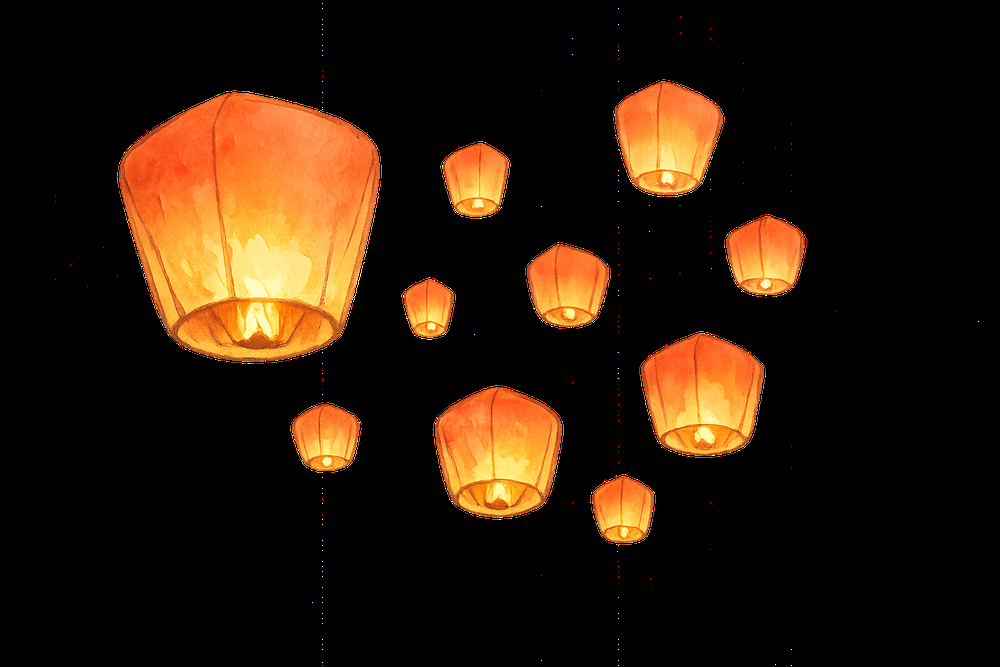
#> input picture src/data/lantern.png, 1000 x 667 px, shrunk from 1536 x 1024 before the run
$ python opencv_findcnt_digit.py
#> lines starting #> are read from the running program, lines starting #| are printed output that depends on the picture; after the words box and inside, x2 and y2 are one past the last pixel; in counts of white or black regions, pixels touching at a corner belong together
import cv2
import os

# 讀取圖片（灰階模式）
script_dir = os.path.dirname(os.path.abspath(__file__))
img_path = os.path.join(script_dir, 'data/lantern.png')
img = cv2.imread(img_path, cv2.IMREAD_GRAYSCALE)
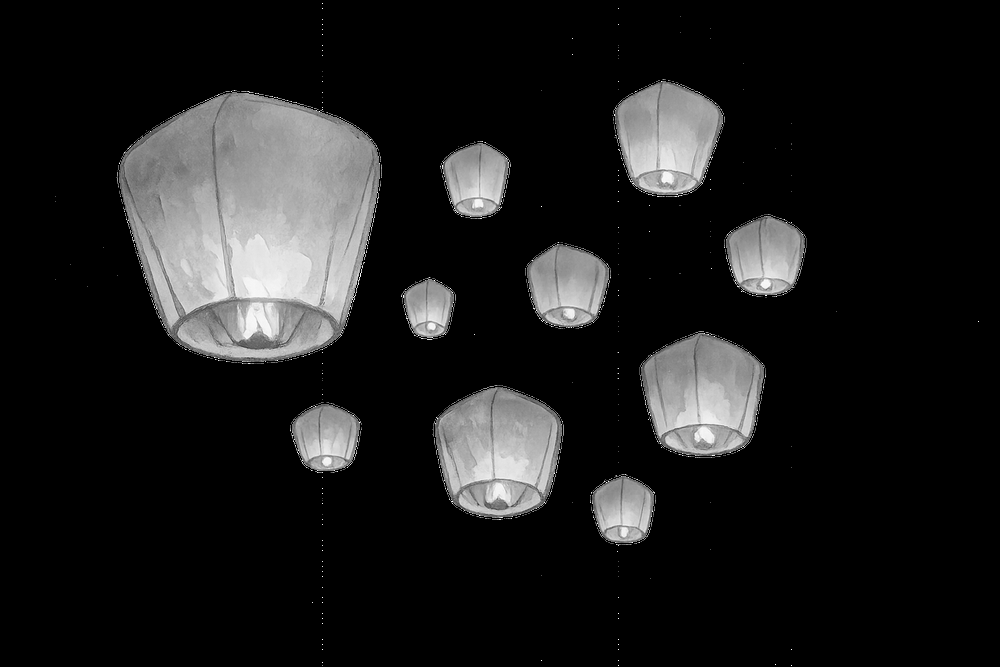
#> img: shape (667, 1000); min 0, max 255, mean 28.6

# 反相二值化（閾值200）
_, binary = cv2.threshold(img, 200, 255, cv2.THRESH_BINARY_INV)
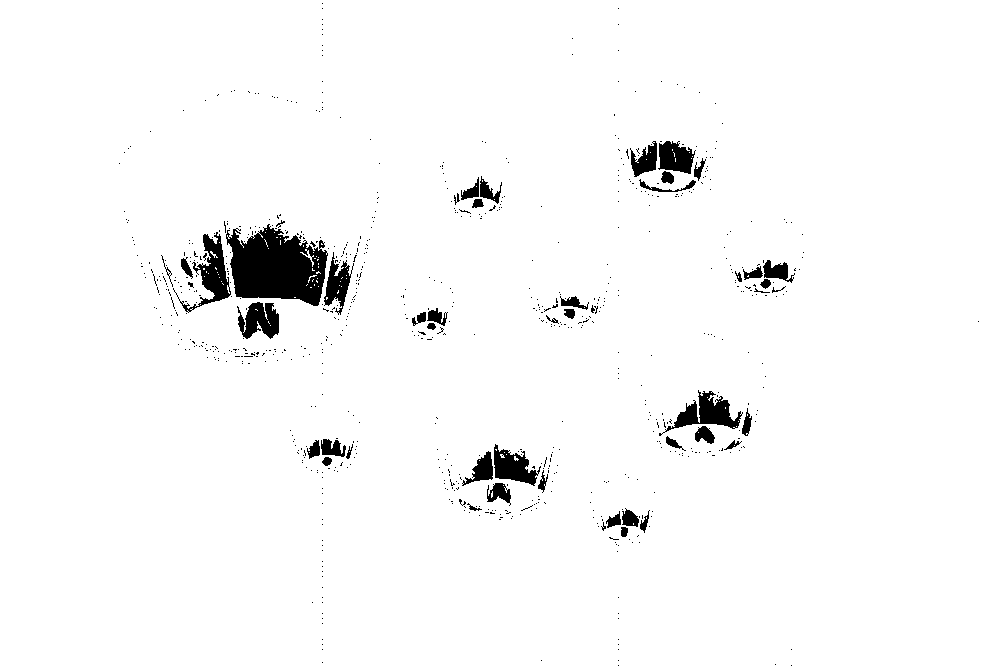
#> binary: shape (667, 1000); 97.2% white; 787 black regions (741 under 20 px), largest, box (x1, y1, x2, y2) and area: (226, 224, 328, 306) 5583, (173, 232, 231, 313) 1389, (659, 390, 743, 436) 1349

# 尋找輪廓
contours, _ = cv2.findContours(binary, cv2.RETR_EXTERNAL, cv2.CHAIN_APPROX_SIMPLE)
#> contours = [[[0, 0], [0, 666], [999, 666], [999, 0]]]

# 將灰階圖轉為BGR以便畫彩色線
img_color = cv2.cvtColor(img, cv2.COLOR_GRAY2BGR)

# 畫出所有輪廓及其 bounding box
for i, cnt in enumerate(contours):
    # 畫輪廓
    cv2.drawContours(img_color, [cnt], -1, (0, 255, 0), 2)
    # 計算並畫出 bounding box
    x, y, w, h = cv2.boundingRect(cnt)
    cv2.rectangle(img_color, (x, y), (x + w, y + h), (0, 0, 255), 2)
    # 裁切出每個輪廓範圍內的圖片
    roi = img[y:y+h, x:x+w]
    cv2.imshow(f'ROI {i}', roi)
#> this loop made 1 pass
#> (cnt, x, y, w, h) on pass 1: ([[0, 0], [0, 666], [999, 666], [999, 0]], 0, 0, 1000, 667)
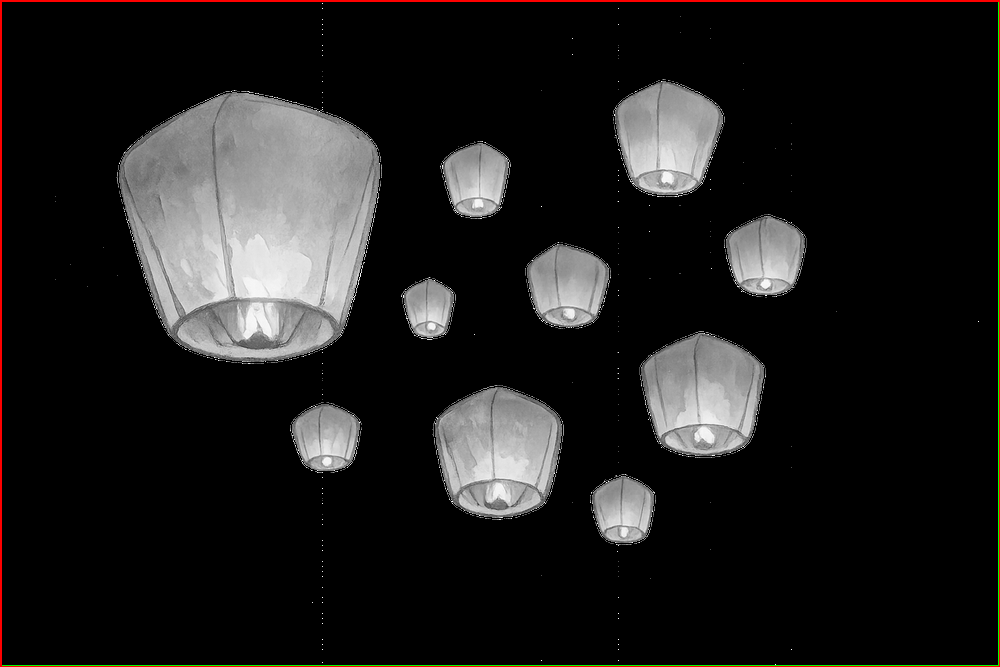
#> img_color: shape (667, 1000, 3); mean B, G, R 28.6, 29.2, 30.5

# 顯示結果
cv2.imshow('Contours and Bounding Boxes', img_color)
cv2.waitKey(0)
cv2.destroyAllWindows()
